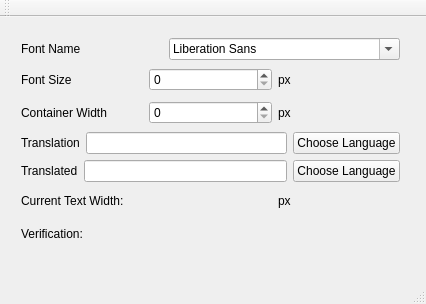
<?xml version="1.0" encoding="UTF-8"?>
<ui version="4.0">
 <class>MainWindow</class>
 <widget class="QMainWindow" name="MainWindow">
  <property name="geometry">
   <rect>
    <x>0</x>
    <y>0</y>
    <width>426</width>
    <height>304</height>
   </rect>
  </property>
  <property name="windowTitle">
   <string>TranslationVerification</string>
  </property>
  <widget class="QWidget" name="centralWidget">
   <widget class="QWidget" name="layoutWidget">
    <property name="geometry">
     <rect>
      <x>10</x>
      <y>10</y>
      <width>401</width>
      <height>231</height>
     </rect>
    </property>
    <layout class="QVBoxLayout" name="verticalLayout">
     <item>
      <layout class="QHBoxLayout" name="horizontalLayout">
       <item>
        <widget class="QLabel" name="label">
         <property name="text">
          <string>Font Name</string>
         </property>
        </widget>
       </item>
       <item>
        <widget class="QFontComboBox" name="fontComboBox"/>
       </item>
      </layout>
     </item>
     <item>
      <layout class="QHBoxLayout" name="horizontalLayout_2">
       <item>
        <widget class="QLabel" name="label_2">
         <property name="text">
          <string>Font Size</string>
         </property>
        </widget>
       </item>
       <item>
        <widget class="QSpinBox" name="fontSizeSpinBox"/>
       </item>
       <item>
        <widget class="QLabel" name="label_8">
         <property name="enabled">
          <bool>true</bool>
         </property>
         <property name="text">
          <string>px</string>
         </property>
        </widget>
       </item>
      </layout>
     </item>
     <item>
      <layout class="QHBoxLayout" name="horizontalLayout_4">
       <item>
        <widget class="QLabel" name="label_4">
         <property name="text">
          <string>Container Width</string>
         </property>
        </widget>
       </item>
       <item>
        <widget class="QSpinBox" name="containerWidthSpinBox"/>
       </item>
       <item>
        <widget class="QLabel" name="label_10">
         <property name="enabled">
          <bool>true</bool>
         </property>
         <property name="text">
          <string>px</string>
         </property>
        </widget>
       </item>
      </layout>
     </item>
     <item>
      <layout class="QHBoxLayout" name="horizontalLayout_5">
       <item>
        <widget class="QLabel" name="label_5">
         <property name="text">
          <string>Translation</string>
         </property>
        </widget>
       </item>
       <item>
        <widget class="QLineEdit" name="translationLineEdit"/>
       </item>
       <item>
        <widget class="QPushButton" name="translationPushButton">
         <property name="text">
          <string>Choose Language</string>
         </property>
        </widget>
       </item>
      </layout>
     </item>
     <item>
      <layout class="QHBoxLayout" name="horizontalLayout_9">
       <item>
        <widget class="QLabel" name="label_9">
         <property name="text">
          <string>Translated</string>
         </property>
        </widget>
       </item>
       <item>
        <widget class="QLineEdit" name="translatedLineEdit"/>
       </item>
       <item>
        <widget class="QPushButton" name="translatedPushButton">
         <property name="text">
          <string>Choose Language</string>
         </property>
        </widget>
       </item>
      </layout>
     </item>
     <item>
      <layout class="QHBoxLayout" name="horizontalLayout_3">
       <item>
        <widget class="QLabel" name="label_7">
         <property name="text">
          <string>Current Text Width:</string>
         </property>
        </widget>
       </item>
       <item>
        <widget class="QLabel" name="textWidthLabel">
         <property name="text">
          <string/>
         </property>
        </widget>
       </item>
       <item>
        <widget class="QLabel" name="label_3">
         <property name="text">
          <string>px</string>
         </property>
        </widget>
       </item>
      </layout>
     </item>
     <item>
      <layout class="QHBoxLayout" name="horizontalLayout_6">
       <item>
        <widget class="QLabel" name="label_6">
         <property name="text">
          <string>Verification:</string>
         </property>
        </widget>
       </item>
       <item>
        <widget class="QLabel" name="verificationStatusLabel">
         <property name="text">
          <string/>
         </property>
        </widget>
       </item>
      </layout>
     </item>
    </layout>
   </widget>
  </widget>
  <widget class="QMenuBar" name="menuBar">
   <property name="geometry">
    <rect>
     <x>0</x>
     <y>0</y>
     <width>426</width>
     <height>22</height>
    </rect>
   </property>
  </widget>
  <widget class="QToolBar" name="mainToolBar">
   <attribute name="toolBarArea">
    <enum>TopToolBarArea</enum>
   </attribute>
   <attribute name="toolBarBreak">
    <bool>false</bool>
   </attribute>
  </widget>
  <widget class="QStatusBar" name="statusBar"/>
 </widget>
 <layoutdefault spacing="6" margin="11"/>
 <resources/>
 <connections/>
</ui>
